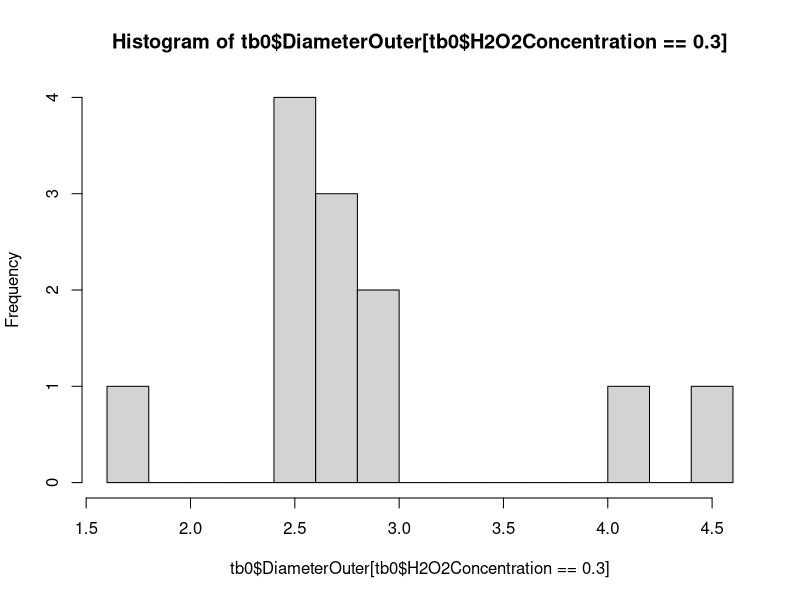
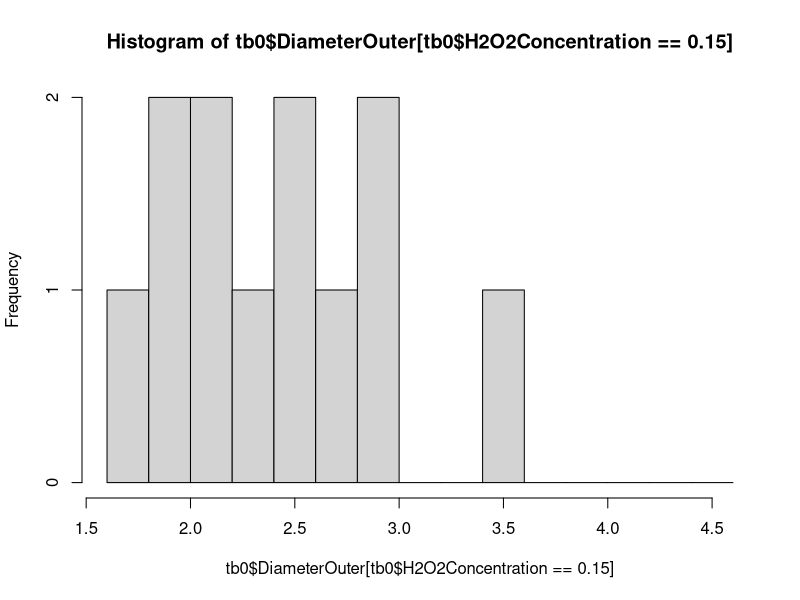

The R source for these figures, in order:

rm(list=ls())
tb0 = read.csv( "H2O2.Halo.star.strains.by.DP.ADC.csv" );
h30 = hist(tb0$DiameterOuter[tb0$H2O2Concentration==0.3], br=12)
h15 = hist(tb0$DiameterOuter[tb0$H2O2Concentration==0.15], br= h30$breaks)
   
 #generate the comparison table
 tb <-  data.frame( rbind(h30$counts, h15$counts) )  ;
 names( tb ) <- h30$mids;
 row.names(tb) <- c( "30%", "15%" )
 tb
 
 pdf( "hist.haloRings.barplot.bw.pdf", width=7, height=7 );
 barplot( as.matrix(tb), beside=T, col=c('black','gray'), 
	ylab="Frequency", xlab="Diamters(cm)",
    	legend= c( "30%", "15%" ),
 );
 title(main="" )
 dev.off()
 
quit("no");
